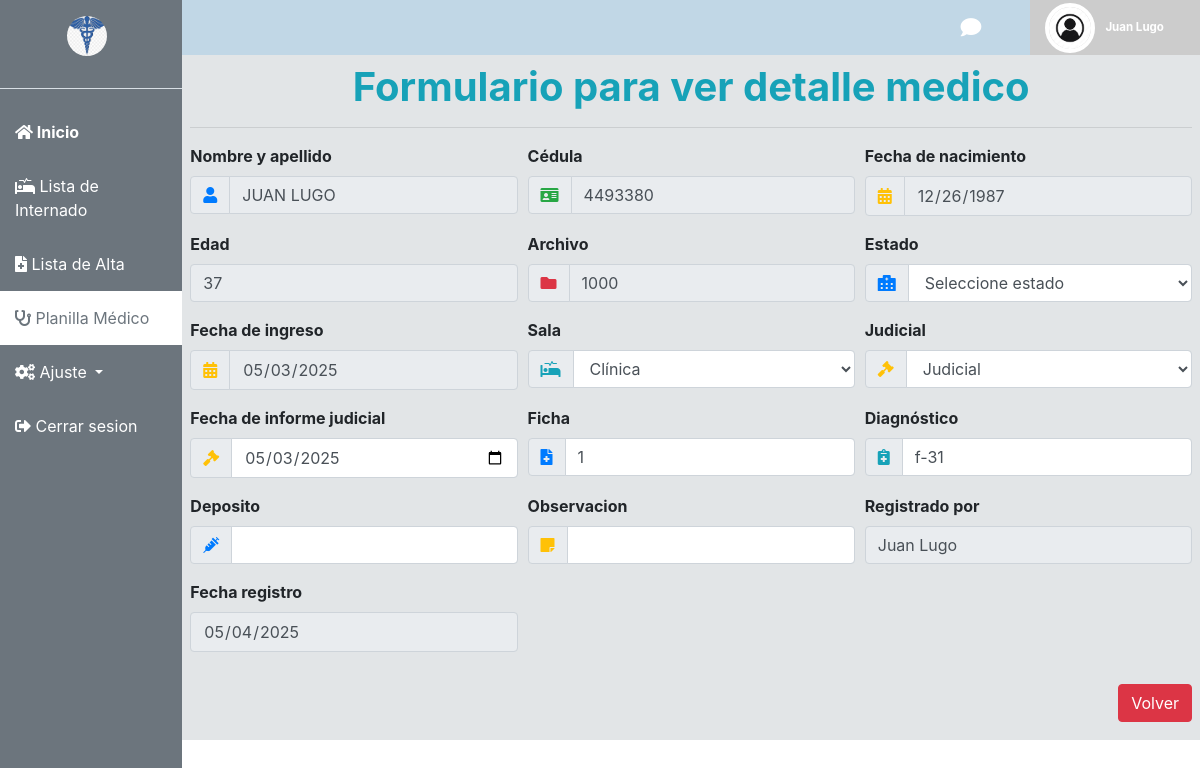
The app's page /vista/ver_detalle_medico.php?id=12 (signed in) with its own data.
### tables this page shows
CREATE TABLE `detalle_medico` (
  `id` int(11) NOT NULL,
  `id_paciente` int(11) NOT NULL,
  `diagnostico` text DEFAULT NULL,
  `judicial` varchar(50) DEFAULT NULL,
  `fecha_inf_judicial` date NOT NULL,
  `ficha` varchar(100) DEFAULT NULL,
  `sala` varchar(20) DEFAULT NULL,
  `estado` varchar(100) DEFAULT NULL,
  `deposito` varchar(100) DEFAULT NULL,
  `obs` varchar(250) NOT NULL,
  `fecha_registro` timestamp NULL DEFAULT current_timestamp(),
  `fecha_actualizacion` timestamp NULL DEFAULT current_timestamp() ON UPDATE current_timestamp()
);

CREATE TABLE `pacientes` (
  `id` int(11) NOT NULL,
  `nombre` varchar(100) NOT NULL,
  `apellido` varchar(100) NOT NULL,
  `cedula` varchar(20) NOT NULL,
  `fecha_nacimiento` date NOT NULL,
  `archivo` varchar(255) DEFAULT NULL,
  `direccion` text DEFAULT NULL,
  `telefono` varchar(20) DEFAULT NULL,
  `pais` varchar(100) DEFAULT NULL,
  `responsable` varchar(200) DEFAULT NULL,
  `id_usuario` int(11) NOT NULL,
  `estado` varchar(100) NOT NULL,
  `fecha_ingreso` date NOT NULL,
  `sala` varchar(20) NOT NULL,
  `fecha_egreso` date NOT NULL,
  `dia_internacion` int(10) DEFAULT NULL,
  `observacion` varchar(100) NOT NULL,
  `fecha_registro` date NOT NULL DEFAULT current_timestamp(),
  `fecha_actualizacion` timestamp NOT NULL DEFAULT current_timestamp() ON UPDATE current_timestamp()
);

CREATE TABLE `usuarios` (
  `id_usuario` int(11) NOT NULL,
  `nombre` varchar(150) NOT NULL,
  `usuario` varchar(100) NOT NULL,
  `email` varchar(255) NOT NULL,
  `contraseña` varchar(255) NOT NULL,
  `id_cargo` int(11) DEFAULT NULL,
  `estado` enum('online','offline') DEFAULT 'offline',
  `foto_perfil` varchar(255) NOT NULL
);

### control/paciente/editar_detalle_medico.php (called while the page is built)
<?php
include '../conexion/conexion.php';
$id = $_GET['id'];
    $sql = "SELECT
                p.id,
                CONCAT(p.nombre, ' ', p.apellido) as nombre_apellido,
                p.cedula,
                p.fecha_nacimiento,
                p.archivo,
                p.fecha_ingreso,
                p.direccion,
                u.nombre as nombre_usuario,
                p.fecha_registro,
                p.fecha_actualizacion,
                m.diagnostico,
                m.estado,
                m.sala,
                m.judicial,
                m.fecha_inf_judicial,
                m.ficha,
                m.deposito,
                m.obs,
                m.id as id_detalle
            FROM
                detalle_medico m
            LEFT JOIN
                pacientes p ON m.id_paciente = p.id
            LEFT JOIN
                usuarios u ON p.id_usuario = u.id_usuario
            WHERE m.id = ?";
    $stmt = $conexion->prepare($sql);
    $stmt->bind_param("i", $id);
    $stmt->execute();
    $resultado = $stmt->get_result();
    $paciente = $resultado->fetch_assoc();
$fecha_nacimiento = new DateTime($paciente['fecha_nacimiento']);
$hoy = new DateTime();
$edad = $hoy->diff($fecha_nacimiento)->y;
?>

### vista/ver_detalle_medico.php (the view, shortened to what this page needs)
<?php
include '../include/parte1.php';
include '../control/paciente/editar_detalle_medico.php';
?>
<div class="container-fluid p-0">
  <?php include '../include/header.php'; ?>
  <div style="background-color:#e2e5e7;" class="p-2">
      <h1 class="text-center text-info"><strong>Formulario para ver detalle medico</strong></h1>
      <hr>
      <form action="../control/paciente/p_editar_detalle_medico.php" method="POST" enctype="multipart/form-data">
        <div class="form-row">
          <div class="form-group col-md-4">
            <label><strong>Nombre y apellido</strong></label>
            <div class="input-group">
              <div class="input-group-prepend">
                <span class="input-group-text text-primary"><i class="fas fa-user"></i></span>
              </div>
              <input disabled type="text" name="nombre" class="form-control"
                value="<?php echo $paciente['nombre_apellido']; ?>" required>
            </div>
          </div>
          <div class="form-group col-md-4">
            <label><strong>Cédula</strong></label>
            <div class="input-group">
              <div class="input-group-prepend">
                <span class="input-group-text text-success"><i class="fas fa-id-card"></i></span>
              </div>
              <input disabled type="text" class="form-control" value="<?php echo $paciente['cedula']; ?>" required>
            </div>
          </div>
          <div class="form-group col-md-4">
            <label><strong>Fecha de nacimiento</strong></label>
            <div class="input-group">
              <div class="input-group-prepend">
                <span class="input-group-text text-warning"><i class="fas fa-calendar-alt"></i></span>
              </div>
              <input type="date" class="form-control" value="<?php echo $paciente['fecha_nacimiento']; ?>" disabled>
            </div>
          </div>
          <div class="form-group col-md-4">
            <label><strong>Edad</strong></label>
            <input type="text" class="form-control" value="<?php echo $edad; ?>" disabled>
          </div>
          <div class="form-group col-md-4">
            <label><strong>Archivo</strong></label>
            <div class="input-group">
              <div class="input-group-prepend">
                <span class="input-group-text text-danger"><i class="fas fa-folder"></i></span>
              </div>
              <input type="text" class="form-control" value="<?php echo $paciente['archivo']; ?>" disabled>
            </div>
          </div>
          <div class="form-group col-md-4">
            <label><strong>Estado</strong></label>
            <div class="input-group">
              <div class="input-group-prepend">
                <span class="input-group-text text-primary"><i class="fas fa-hospital-alt"></i></span>
              </div>
              <select name="estado" class="form-control">
                <option value="">Seleccione estado</option>
              </select>
            </div>
          </div>
          <div class="form-group col-md-4">
            <label><strong>Fecha de ingreso</strong></label>
            <div class="input-group">
              <div class="input-group-prepend">
                <span class="input-group-text text-warning"><i class="fas fa-calendar-alt"></i></span>
              </div>
              <input type="date" class="form-control" value="<?php echo $paciente['fecha_ingreso']; ?>" disabled>
            </div>
          </div>
          <div class="form-group col-md-4">
            <label><strong>Sala</strong></label>
            <div class="input-group">
              <div class="input-group-prepend">
                <span class="input-group-text text-info"><i class="fas fa-procedures"></i></span>
              </div>
              <select name="sala" class="form-control">
                <option value="clinica" <?php if ($paciente['sala'] == 'clinica')
                  echo 'selected'; ?>>Clínica</option>
              </select>
            </div>
          </div>
          <div class="form-group col-md-4">
            <label><strong>Judicial</strong></label>
            <div class="input-group">
              <div class="input-group-prepend">
                <span class="input-group-text text-warning"><i class="fas fa-gavel"></i></span>
              </div>
              <select name="judicial" class="form-control">
                <option value="judicial" <?php if ($paciente['judicial'] == 'judicial')
                  echo 'selected'; ?>>Judicial
                </option>
              </select>
            </div>
          </div>
          <div class="form-group col-md-4">
            <label><strong>Fecha de informe judicial</strong></label>
            <div class="input-group">
              <div class="input-group-prepend">
                <span class="input-group-text text-warning"><i class="fas fa-gavel"></i></span>
              </div>
              <input type="date" name="fecha_inf_judicial" class="form-control"
                value="<?php echo $paciente['fecha_inf_judicial']; ?>">
            </div>
          </div>
          <div class="form-group col-md-4">
            <label><strong>Ficha</strong></label>
            <div class="input-group">
              <div class="input-group-prepend">
                <span class="input-group-text text-primary"><i class="fas fa-file-medical"></i></span>
              </div>
              <input type="text" class="form-control" name="ficha" value="<?php echo $paciente['ficha']; ?>">
            </div>
          </div>
          <div class="form-group col-md-4">
            <label><strong>Diagnóstico</strong></label>
            <div class="input-group">
              <div class="input-group-prepend">
                <span class="input-group-text text-info"><i class="fas fa-notes-medical"></i></span>
              </div>
              <input type="text" class="form-control" name="diagnostico"
                value="<?php echo $paciente['diagnostico']; ?>">
            </div>
          </div>
          <div class="form-group col-md-4">
            <label><strong>Deposito</strong></label>
            <div class="input-group">
              <div class="input-group-prepend">
                <span class="input-group-text text-primary"><i class="fas fa-syringe"></i></span>
              </div>
              <input type="text" class="form-control" name="deposito" value="<?php echo $paciente['deposito']; ?>">
            </div>
          </div>
          <div class="form-group col-md-4">
            <label><strong>Observacion</strong></label>
            <div class="input-group">
              <div class="input-group-prepend">
                <span class="input-group-text text-warning"><i class="fas fa-sticky-note"></i></span>
              </div>
              <input type="text" class="form-control" name="obs" value="<?php echo $paciente['obs']; ?>">
            </div>
          </div>
          <div class="form-group col-md-4">
            <label><strong>Registrado por</strong></label>
            <input type="text" class="form-control" value="<?php echo $paciente['nombre_usuario']; ?>" disabled>
          </div>
          <div class="form-group col-md-4">
            <label><strong>Fecha registro</strong></label>
            <input type="date" class="form-control" value="<?php echo $paciente['fecha_registro']; ?>" disabled>
          </div>
          <div class="col-12 text-right" style="margin-bottom:10px;">
            <a class="btn btn-danger mt-3" href="lista_detalle_medico.php">Volver</a>
          </div>
        </div>
      </form>
    </div>
  </div>
<?php include '../include/script.php'; ?>
<?php include '../include/parte2.php'; ?>

### include/parte1.php (style rules this page uses)
body { margin: 0; padding: 0; height: auto; display: flex; flex-direction: row; }

### records on screen
detalle_medico: id_paciente.cedula "4493380", id_paciente.fecha_nacimiento "12/26/1987", id_paciente.fecha_nacimiento "37", id_paciente.archivo "1000", id_paciente.fecha_ingreso "05/03/2025", sala "Clínica", judicial "Judicial", fecha_inf_judicial "05/03/2025", ficha "1", diagnostico "f-31", nombre "Juan Lugo", id_paciente.fecha_registro "05/04/2025"

### other values on screen
$_SESSION['nombre'] "Juan Lugo"
